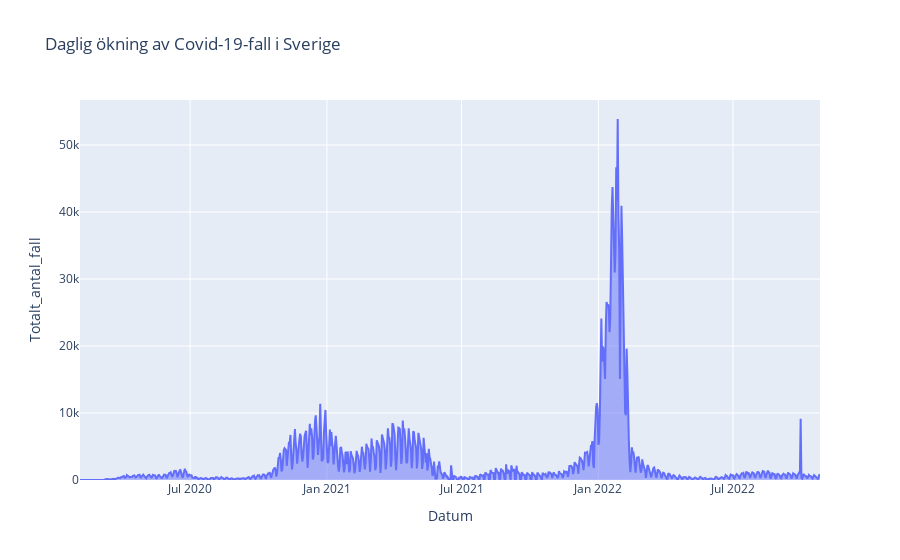

The notebook cell this image was saved under:
### Markdown cell above
### Till att börja med har jag tänkt att kolla på och utforska följande:

Hur den dagliga ökningen av nya fall såg ut i Sverige.

### Code cell
# Daglig ökning av Covid-19 fall i Sverige
fig_daglig_ökning = px.area(covid19_data,
                            x='Statistikdatum',
                            y='Totalt_antal_fall',
                            title='Daglig ökning av Covid-19-fall i Sverige',
                            labels={'Daglig_ökning': 'Antal fall', 'Statistikdatum': 'Datum'})

fig_daglig_ökning.show()


# Spara till HTML
fig_daglig_ökning.write_html('../Labb/Visualiseringar/Uppgift_3/fig_daglig_ökning.html')

### Figure 1 — Plotly figure (JSON) as saved in the notebook; plotly's stock layout.template omitted (floating-point values rounded to 4 significant figures; data arrays with more than 128 entries replaced by an {"elided": "..."} marker saying what was removed)
{"data": [{"fillpattern": {"shape": ""}, "hovertemplate": "Datum=%{x}<br>Totalt_antal_fall=%{y}<extra></extra>", "legendgroup": "", "line": {"color": "#636efa"}, "marker": {"symbol": "circle"}, "mode": "lines", "name": "", "orientation": "v", "showlegend": false, "stackgroup": "1", "type": "scatter", "x": {"elided": "996 str values"}, "xaxis": "x", "y": {"elided": "996 int values"}, "yaxis": "y"}], "layout": {"legend": {"tracegroupgap": 0}, "title": {"text": "Daglig ökning av Covid-19-fall i Sverige"}, "xaxis": {"anchor": "y", "domain": [0, 1], "title": {"text": "Datum"}}, "yaxis": {"anchor": "x", "domain": [0, 1], "title": {"text": "Totalt_antal_fall"}}}}
